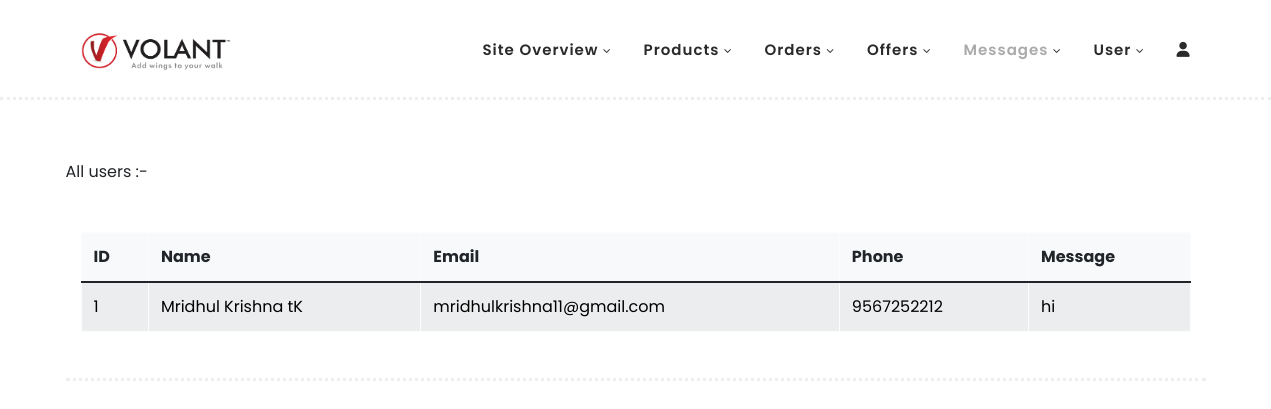
/adminallmessages, run on the app's committed database.
### VolantApp/models.py (models this page shows, shortened)
class ContactModel(models.Model):
    name = models.CharField(max_length=100)
    email = models.EmailField(max_length=254)
    phone = models.CharField(max_length=100)
    message = models.TextField()
    options = (
        ('sended', 'sended'),
        ('seened', 'seened'),
    )
    status = models.CharField(max_length=100, choices=options, default='sended')

### VolantApp/views.py (the view)
# urls.py: path('adminallmessages',views.MessagesforAdmin.as_view(),name='adminallmessages'),
class MessagesforAdmin(ListView):
    template_name = 'adminmessages1.html'
    model = ContactModel
    context_object_name = 'messages'

### VolantApp/templates/adminmessages1.html (shortened to what this page needs)
{% load static  %}
<!DOCTYPE html>
<html lang="en">
  <head>
    <link rel="stylesheet" href="https://cdnjs.cloudflare.com/ajax/libs/font-awesome/6.5.2/css/all.min.css" />
    <link href="https://cdn.jsdelivr.net/npm/bootstrap@5.0.2/dist/css/bootstrap.min.css" rel="stylesheet">
    <link rel="stylesheet" href="https://cdn.jsdelivr.net/npm/bootstrap-icons@1.11.3/font/bootstrap-icons.min.css">
    <link rel="stylesheet" href="{% static './assets/css/additional.css' %}">
    <link rel="stylesheet" type="text/css" href="{% static './assets/css/bootstrap.min.css' %}">
    <link rel="stylesheet" type="text/css" href="{% static './assets/css/font-awesome.css' %}">
    <link rel="stylesheet" href="{% static './assets/css/templatemo-hexashop.css' %}">
    <link rel="stylesheet" href="{% static './assets/css/owl-carousel.css' %}">
    <link rel="stylesheet" href="{% static './assets/css/lightbox.css' %}">
    <link rel="stylesheet" href="https://cdnjs.cloudflare.com/ajax/libs/font-awesome/6.5.2/css/all.min.css" />
    </head>
    <body>
    <header class="header-area header-sticky  container-fluid">
        <div class="container-lg">
            <div class="row">
                <div class="col-12">
                    <nav class="main-nav">
                        <a href="index.html" class="logo">
                            <img src="{% static './assets/images/volantlogo-01.png' %}" width="150px" alt="Volant-logo">
                        </a>
                        <ul class="nav">
                            <li class="submenu scroll-to-section" >
                                <a href="javascript:;" >Site Overview</a>
                            </li>
                            <li class="submenu scroll-to-section">
                                <a href="javascript:;">Products</a>
                            </li>
                            <li class="submenu scroll-to-section">
                                <a href="javascript:;">Orders</a>
                            </li>
                            <li class="submenu scroll-to-section">
                                <a href="javascript:;">Offers</a>
                            </li>
                            <li class="submenu scroll-to-section">
                                <a href="javascript:;" class="active">Messages</a>
                            </li>
                            <li class="submenu scroll-to-section">
                                <a href="javascript:;">User</a>
                            </li>
                            <li class=" ">
                                <a href="javascript:;" data-bs-toggle="modal" data-bs-target="#exampleModal"><i class="fa fa-user"></i></a>
                            </li>
                        </ul>
                    </nav>
                </div>
            </div>
        </div>
    </header>
    <section  class="main-banner container  " id="top">
        {% block content %}
        <div class="row pb-5">
            All users :-
        </div>
        <div class="row">
            <div class="col-12">
                {% if messages %}
                    <table class="table table-bordered  table-striped table-responsive-xxl table-light ">
                        <thead class="">
                            <tr>
                                <th>ID</th>
                                <th>Name</th>
                                <th>Email</th>
                                <th>Phone</th>
                                <th>Message</th>
                        </thead>
                        <tbody>
                            {% for i in messages %}
                                <tr>
                                    <td>{{forloop.counter}}</td>
                                    <td>{{i.name}}</td>
                                    <td>{{i.email}}</td>
                                    <td>{{i.phone}}</td>
                                    <td>{{i.message}}</td>
                                </tr>
                            {% endfor %}
                        </tbody>
                    </table>
                {% else %}
                    <h4 class="text-center text-capitalize" style="color: rgb(78, 78, 78);">No Messages found</h4>
                {% endif %}
            </div>
        </div>
        {% endblock %}
    </section>
  </body>
</html>

### VolantApp/static/assets/css/templatemo-hexashop.css (style rules this page uses)
html, body, div, span, applet, object, iframe, h1, h2, h3, h4, h5, h6, p, blockquote, div pre, a, abbr, acronym, address, big, cite, code, del, dfn, em, font, img, ins, kbd, q, s, samp, small, strike, strong, sub, sup, tt, var, b, u, i, center, dl, dt, dd, ol, ul, li, figure, header, nav, section, article, aside, footer, figcaption { margin: 0; padding: 0; border: 0; outline: 0; }
ul, li { padding: 0; margin: 0; list-style: none; }
header, nav, section, article, aside, footer, hgroup { display: block; }
* { box-sizing: border-box; }
html, body { font-family: 'Poppins', sans-serif; font-weight: 400; background-color: #fff; font-size: 16px; -ms-text-size-adjust: 100%; -webkit-font-smoothing: antialiased; -moz-osx-font-smoothing: grayscale; }
a { text-decoration: none !important; }
ul { margin-bottom: 0px; }
html, body { background: #fff; font-family: 'Poppins', sans-serif; }
.header-area { border-bottom: 3px dotted #eee; box-shadow: none; background-color: #fff; position: absolute; top: 0px; left: 0px; right: 0px; z-index: 100; height: 100px; -webkit-transition: all .5s ease 0s; -moz-transition: all .5s ease 0s; -o-transition: all .5s ease 0s; transition: all .5s ease 0s; }
.header-area .main-nav { min-height: 80px; background: transparent; }
.header-area .main-nav .logo { line-height: 100px; color: #fff; font-size: 28px; font-weight: 700; text-transform: uppercase; letter-spacing: 2px; float: left; -webkit-transition: all 0.3s ease 0s; -moz-transition: all 0.3s ease 0s; -o-transition: all 0.3s ease 0s; transition: all 0.3s ease 0s; }
.header-area .main-nav .nav { float: right; margin-top: 30px; margin-right: 0px; background-color: transparent; -webkit-transition: all 0.3s ease 0s; -moz-transition: all 0.3s ease 0s; -o-transition: all 0.3s ease 0s; transition: all 0.3s ease 0s; position: relative; z-index: 999; }
.header-area .main-nav .nav li { padding-left: 15px; padding-right: 15px; }
.header-area .main-nav .nav li:last-child { padding-right: 0px; }
.header-area .main-nav .nav li a { display: block; font-weight: 600; font-size: 15px; color: #2a2a2a; text-transform: capitalize; -webkit-transition: all 0.3s ease 0s; -moz-transition: all 0.3s ease 0s; -o-transition: all 0.3s ease 0s; transition: all 0.3s ease 0s; height: 40px; line-height: 40px; border: transparent; letter-spacing: 1px; }
.header-area .main-nav .nav li a { color: #2a2a2a; }
.header-area .main-nav .nav li:hover a, .header-area .main-nav .nav li a.active { color: #aaa!important; }
.header-area .main-nav .nav li.submenu { position: relative; padding-right: 30px; }
.header-area .main-nav .nav li.submenu:after { font-family: FontAwesome; content: "\f107"; font-size: 12px; color: #2a2a2a; position: absolute; right: 18px; top: 12px; }
.header-area.header-sticky { min-height: 80px; }
.header-area .nav { margin-top: 30px; }
.header-area.header-sticky .nav li a.active { color: #aaa; }
@media (min-width: 767px) { .header-area .main-nav .nav { display: flex !important; } }
.main-banner { border-bottom: 3px dotted #eee; padding-top: 160px; padding-bottom: 30px; }
html { scroll-behavior: smooth; }

### data on the page
ContactModel: name "Mridhul Krishna tK", email "mridhulkrishna11@gmail.com", phone "9567252212", message "hi"
